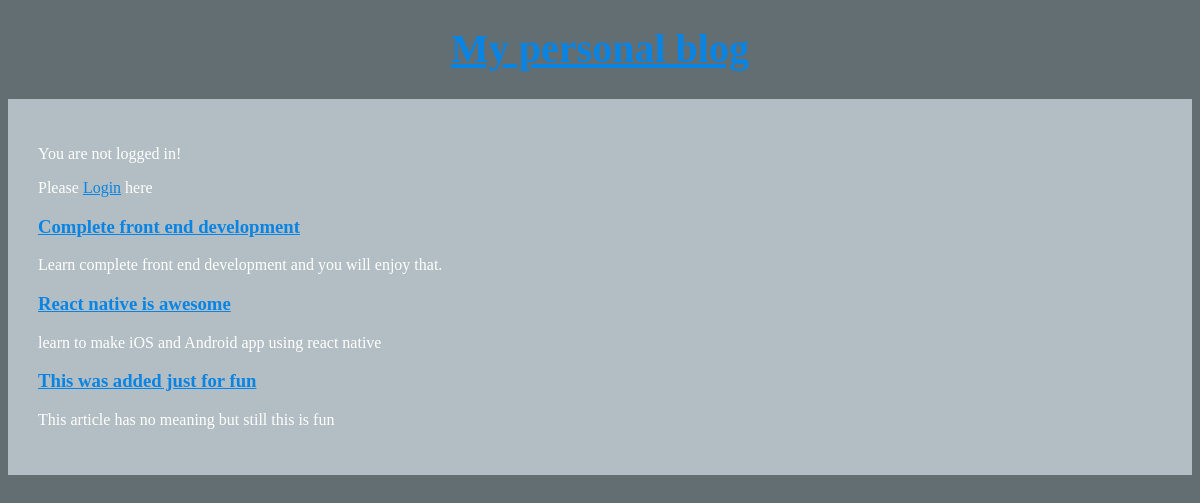
The page / on the database its author committed.
### articles/models.py (models this page shows, shortened)
class Article(models.Model):
    author = models.ForeignKey(
        'auth.User',
        on_delete=models.CASCADE,
    )
    title = models.CharField(max_length=200)
    text = models.TextField()

### articles/views.py (the view)
# urls.py: path('', views.ArticleListView.as_view(), name='home' ),
class ArticleListView(ListView):
    model = Article
    template_name = 'home.html'

### templates/home.html
{% extends 'base.html' %}
{% block content %}
{% for arti in object_list %}
<div class="article">
  <h3><a href="{% url 'article_page' arti.pk %}">{{ arti.title }}</a></h3>
  <p>{{ arti.text  }}</p>
</div>
{% endfor %}
{% endblock content %}

### templates/base.html (shortened to what this page needs)
{% load staticfiles %}
<!DOCTYPE html>
<html lang="en">
<head>
  <link rel="stylesheet" href="{% static 'css/basestyles.css' %}">
</head>
<body>
  <header>
    <h1><a href="/">My personal blog</a></h1>
  </header>
    <div class="container">
        {% if user.is_authenticated %}
          <p>You are logged in!</p>
          <p>Hello : <b>{{ user.username }}</b></p>
          <p><a href="{% url 'logout' %}">Logout</a>&nbsp;here</p>
        {% else %}
          <p>You are not logged in!</p>
          <p>Please <a href="{% url 'login' %}">Login</a>&nbsp;here</p>
        {% endif %}
      {% block content %}
      {% endblock content %}
    </div>
</body>
</html>

### static/css/basestyles.css (style rules this page uses)
body { background-color: #636e72; color: #FFF; }
h1 { font-size: 2.5rem; text-align: center; margin-top: 25px; }
a { color: #0984e3; }
.container { margin-top: 20px; background-color: #b2bec3; padding: 30px; }

### rows shown on the page
Article: title "Complete front end development", text "Learn complete front end development and you will enjoy that."
Article: title "React native is awesome", text "learn to make iOS and Android app using react native"
Article: title "This was added just for fun", text "This article has no meaning but still this is fun"
